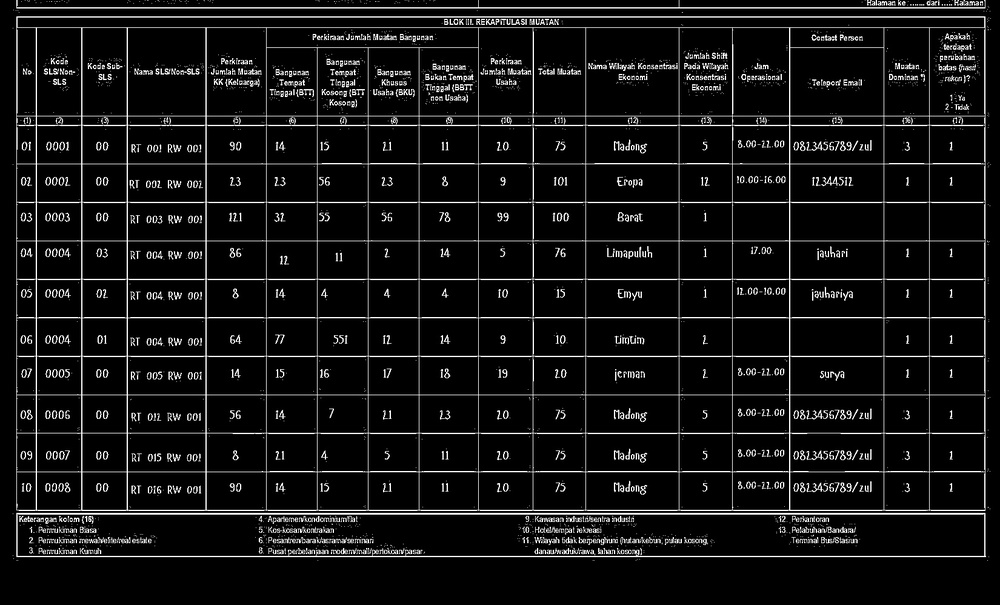
#> input picture experiments/results/stage3_blok3_final.jpg, 1000 x 605 px, shrunk from 1650 x 998 before the run
$ python test_batch_ocr.py
#> lines starting #> are read from the running program, lines starting #| are printed output that depends on the picture; after the words box and inside, x2 and y2 are one past the last pixel; in counts of white or black regions, pixels touching at a corner belong together
### experiments/stage4_cell_segmentation/test_hybrid_segmentation.py
"""
Test Stage 4: Cell Segmentation with Hybrid Approach

Hybrid Method:
1. Detect header row with Tesseract (get column positions)
2. Detect horizontal lines (get row positions)
3. Create grid from detected positions
4. Extract cells

Fast (~1s) + Accurate for fixed templates!
"""

import sys
import time
from pathlib import Path
import cv2
import numpy as np

# Add project root to path
project_root = Path(__file__).parent.parent.parent
sys.path.insert(0, str(project_root))


def detect_horizontal_lines(image: np.ndarray, min_line_length: int = 100) -> list:
    """
    Detect horizontal lines in table using morphological operations

    Returns list of y-coordinates for horizontal lines
    """
    # Convert to grayscale if needed
    if len(image.shape) == 3:
        gray = cv2.cvtColor(image, cv2.COLOR_BGR2GRAY)
    else:
        gray = image.copy()

    # Invert if needed (lines should be black)
    if np.mean(gray) > 127:
        gray = cv2.bitwise_not(gray)

    # Horizontal kernel
    horizontal_kernel = cv2.getStructuringElement(cv2.MORPH_RECT, (min_line_length, 1))

    # Detect horizontal lines
    horizontal_lines = cv2.morphologyEx(gray, cv2.MORPH_OPEN, horizontal_kernel, iterations=2)

    # Find contours
    contours, _ = cv2.findContours(horizontal_lines, cv2.RETR_EXTERNAL, cv2.CHAIN_APPROX_SIMPLE)

    # Extract y-coordinates
    y_positions = []
    for contour in contours:
        x, y, w, h = cv2.boundingRect(contour)
        if w > min_line_length:  # Filter short lines
            y_positions.append(y)

    # Sort and remove duplicates
    y_positions = sorted(set(y_positions))

    return y_positions


def detect_vertical_lines(image: np.ndarray, min_line_length: int = 50) -> list:
    """
    Detect vertical lines in table using morphological operations

    Returns list of x-coordinates for vertical lines
    """
    # Convert to grayscale if needed
    if len(image.shape) == 3:
        gray = cv2.cvtColor(image, cv2.COLOR_BGR2GRAY)
    else:
        gray = image.copy()

    # Invert if needed (lines should be black)
    if np.mean(gray) > 127:
        gray = cv2.bitwise_not(gray)

    # Vertical kernel
    vertical_kernel = cv2.getStructuringElement(cv2.MORPH_RECT, (1, min_line_length))

    # Detect vertical lines
    vertical_lines = cv2.morphologyEx(gray, cv2.MORPH_OPEN, vertical_kernel, iterations=2)

    # Find contours
    contours, _ = cv2.findContours(vertical_lines, cv2.RETR_EXTERNAL, cv2.CHAIN_APPROX_SIMPLE)

    # Extract x-coordinates
    x_positions = []
    for contour in contours:
        x, y, w, h = cv2.boundingRect(contour)
        if h > min_line_length:  # Filter short lines
            x_positions.append(x)

    # Sort and remove duplicates
    x_positions = sorted(set(x_positions))

    return x_positions


def extract_cells_from_grid(image: np.ndarray, row_lines: list, col_lines: list, margin: int = 5):
    """
    Extract cells based on detected grid lines

    Args:
        image: Table image
        row_lines: Y-coordinates of horizontal lines
        col_lines: X-coordinates of vertical lines
        margin: Margin to avoid borders (pixels)

    Returns:
        Dictionary of {(row, col): cell_image}
    """
    cells = {}

    # Create cells from grid
    for row_idx in range(len(row_lines) - 1):
        y1 = row_lines[row_idx]
        y2 = row_lines[row_idx + 1]

        for col_idx in range(len(col_lines) - 1):
            x1 = col_lines[col_idx]
            x2 = col_lines[col_idx + 1]

            # Add margin to avoid borders
            cell = image[y1+margin:y2-margin, x1+margin:x2-margin]

            # Only save non-empty cells
            if cell.size > 0:
                cells[(row_idx, col_idx)] = cell

    return cells


# [152 lines left out: function test_hybrid_segmentation, not called in this run]


# [3 lines that do not run on import are left out]

### experiments/stage5_ocr/test_batch_ocr.py
"""
Test Stage 5: OCR per Cell with Hybrid Strategy

Strategy: Empty Detection + Batch Tesseract
1. Quick scan to detect empty cells (~2.5s)
2. Batch OCR for filled cells (~3-5s)
3. Map results back to positions (~0.1s)

Total time: ~6-8s for 255 cells!
"""

import sys
import time
from pathlib import Path
import cv2
import numpy as np
import pytesseract

# Add project root to path
project_root = Path(__file__).parent.parent.parent
sys.path.insert(0, str(project_root))

# Import from previous stages
from experiments.stage4_cell_segmentation.test_hybrid_segmentation import (
    detect_horizontal_lines,
    detect_vertical_lines,
    extract_cells_from_grid
)


def is_cell_empty(cell_image: np.ndarray, threshold: float = 0.02) -> bool:
    """
    Quick check if cell is empty (mostly white)

    Args:
        cell_image: Cell image (grayscale or BGR)
        threshold: Max ratio of dark pixels to consider empty

    Returns:
        True if cell appears empty
    """
    if cell_image.size == 0:
        return True

    # Convert to grayscale if needed
    if len(cell_image.shape) == 3:
        gray = cv2.cvtColor(cell_image, cv2.COLOR_BGR2GRAY)
    else:
        gray = cell_image

    # Count dark pixels (text is dark)
    dark_pixels = np.sum(gray < 128)
    total_pixels = gray.size

    ratio = dark_pixels / total_pixels

    return ratio < threshold


def batch_ocr_cells(cells: list, cell_positions: list) -> dict:
    """
    Batch OCR multiple cells at once

    Args:
        cells: List of cell images
        cell_positions: List of (row, col) positions

    Returns:
        Dict {(row, col): text}
    """
    if not cells:
        return {}

    # Arrange cells in a grid for batch processing
    # Simple approach: stack vertically with separators

    separator_height = 20
    max_width = max(cell.shape[1] for cell in cells)

    # Pad cells to same width and stack
    padded_cells = []
    for cell in cells:
        if len(cell.shape) == 2:
            cell = cv2.cvtColor(cell, cv2.COLOR_GRAY2BGR)

        # Pad to max width
        if cell.shape[1] < max_width:
            pad_width = max_width - cell.shape[1]
            cell = cv2.copyMakeBorder(cell, 0, 0, 0, pad_width,
                                     cv2.BORDER_CONSTANT, value=(255, 255, 255))

        padded_cells.append(cell)

        # Add separator
        separator = np.ones((separator_height, max_width, 3), dtype=np.uint8) * 255
        padded_cells.append(separator)

    # Stack all cells
    batch_image = np.vstack(padded_cells)

    # OCR the entire batch
    try:
        # Set Tesseract path for Windows
        import os
        if os.name == 'nt':
            tesseract_path = r"C:\Program Files\Tesseract-OCR\tesseract.exe"
            if os.path.exists(tesseract_path):
                pytesseract.pytesseract.tesseract_cmd = tesseract_path

        # Get detailed OCR data
        data = pytesseract.image_to_data(
            batch_image,
            output_type=pytesseract.Output.DICT,
            config='--psm 6'  # Uniform block of text
        )

        # Map results back to cells
        results = {}
        current_y = 0
        cell_idx = 0

        for i, cell in enumerate(cells):
            cell_height = cell.shape[0]
            cell_bottom = current_y + cell_height

            # Extract text in this cell's Y range
            cell_texts = []
            for j in range(len(data['text'])):
                text = data['text'][j].strip()
                conf = int(data['conf'][j])
                y = data['top'][j]

                if conf > 30 and text and current_y <= y < cell_bottom:
                    cell_texts.append(text)

            # Combine texts for this cell
            combined_text = ' '.join(cell_texts)
            results[cell_positions[i]] = combined_text

            # Move to next cell (cell + separator)
            current_y = cell_bottom + separator_height

        return results

    except Exception as e:
        print(f"  ⚠️  Batch OCR error: {e}")
        # Fallback: return empty results
        return {pos: "" for pos in cell_positions}


def test_batch_ocr():
    """Test Stage 5 with batch OCR strategy"""

    print('='*60)
    print('STAGE 5: BATCH OCR WITH EMPTY DETECTION')
    print('='*60)

    overall_start = time.time()

    # Step 1: Load table image (reuse Stage 3 output)
    print('\n[Step 1] Loading table image...')
    image_path = project_root / 'experiments' / 'results' / 'stage3_blok3_final.jpg'

    if not image_path.exists():
        print(f'  ✗ ERROR: {image_path} not found')
        return False

    image = cv2.imread(str(image_path))
#> image is the input picture: shape (605, 1000, 3); min 0, max 255, mean 19.7
    print(f'  ✓ Image loaded: {image.shape}')
#|   ✓ Image loaded: (605, 1000, 3)

    # Step 2: Get cells (reuse Stage 4 logic)
    print('\n[Step 2] Extracting cells...')
    start = time.time()

    h_lines = detect_horizontal_lines(image, min_line_length=image.shape[1] // 3)
#> in detect_horizontal_lines, `horizontal_lines = cv2.morphologyEx(gray, cv2.MORPH_OPEN, horizontal_k..`:
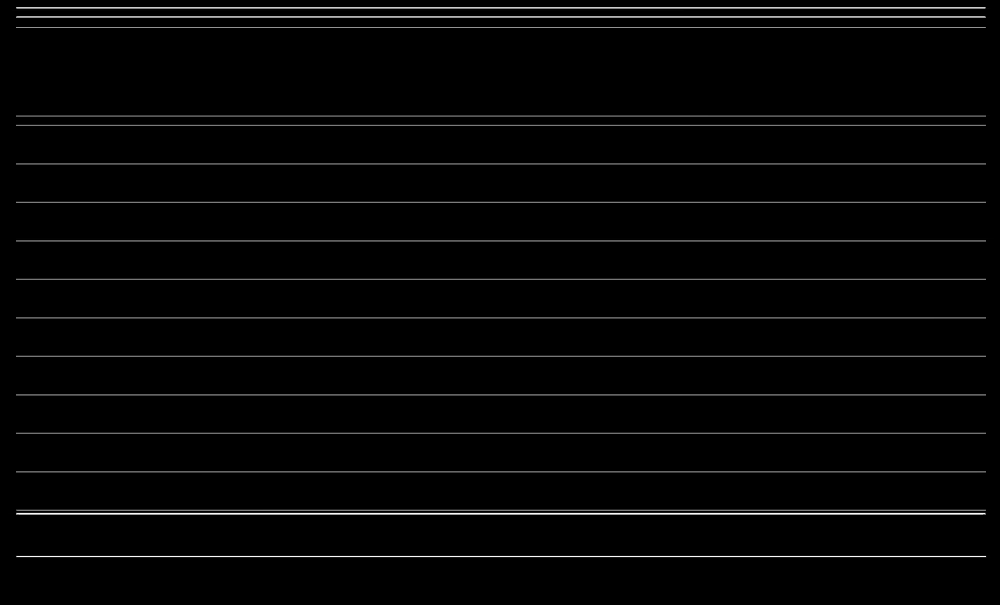
#> horizontal_lines: shape (605, 1000); min 0, max 249, mean 5.6
#> in detect_horizontal_lines, `contours, _ = cv2.findContours(horizontal_lines, cv2.RETR_EXTERNAL, cv..`: contours = 21 contours, 5 with area under 20; largest, box (x1, y1, x2, y2) and area: (12, 555, 991, 558) 1951, (8, 512, 988, 515) 1941, (16, 509, 991, 511) 972, (16, 115, 990, 117) 970, (16, 317, 989, 319) 970
#> the loop in detect_horizontal_lines, `for contour in contours:` made 21 passes
#> (contour, x, y, w, h) on passes 4, 5, 6, 7, 8, 10, 12, 15, 17, 19: ([[202, 474], [985, 474]], 202, 474, 784, 1), ([[16, 471], [16, 472], [985, 472], [985, 471]], 16, 471, 970, 2), ([[16, 432], [16, 433], [985, 433], [985, 432]], 16, 432, 970, 2), ([[16, 394], [16, 395], [985, 395], [985, 394]], 16, 394, 970, 2), ([[16, 355], [16, 356], [985, 356], [985, 355]], 16, 355, 970, 2), ([[16, 278], [16, 279], [985, 279], [985, 278]], 16, 278, 970, 2), ([[16, 238], [993, 238]], 16, 238, 978, 1), ([[16, 124], [16, 125], [985, 125], [985, 124]], 16, 124, 970, 2), ([[16, 27], [985, 27]], 16, 27, 970, 1), ([[16, 14], [986, 14]], 16, 14, 971, 1)
#> (x, y, w, h) on passes 1, 2, 3, 9, 11, 13: (12, 555, 979, 3), (8, 512, 980, 3), (16, 509, 975, 2), (16, 317, 973, 2), (16, 240, 973, 2), (16, 201, 972, 2)
#> after the loop in detect_horizontal_lines, `for contour in contours:`: y_positions = [555, 512, 509, 474, 471, 432, 394, 355, 317, 278, 240, 238, 201, 163, 124, 115, 27, 16, 14, 10, 7]
#> in detect_horizontal_lines, `y_positions = sorted(set(y_positions))`: y_positions = [7, 10, 14, 16, 27, 115, 124, 163, 201, 238, 240, 278, 317, 355, 394, 432, 471, 474, 509, 512, 555]
#> h_lines has the same summary as y_positions in detect_horizontal_lines
    v_lines = detect_vertical_lines(image, min_line_length=image.shape[0] // 5)
#> in detect_vertical_lines, `vertical_lines = cv2.morphologyEx(gray, cv2.MORPH_OPEN, vertical_kerne..`:
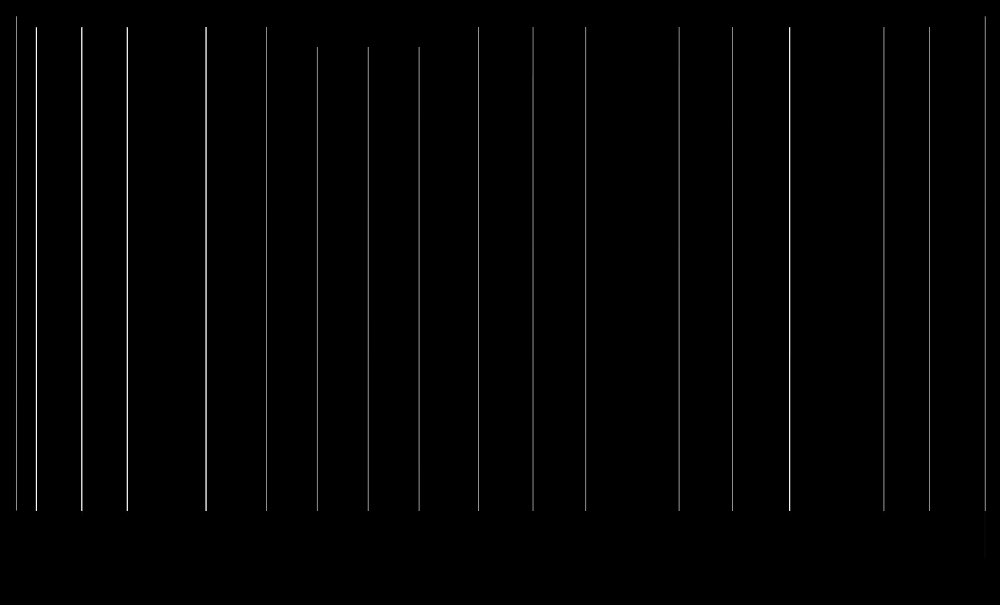
#> vertical_lines: shape (605, 1000); min 0, max 250, mean 2.8
#> in detect_vertical_lines, `contours, _ = cv2.findContours(vertical_lines, cv2.RETR_EXTERNAL, cv2...`: contours = 20 contours, 7 with area under 20; largest, box (x1, y1, x2, y2) and area: (984, 16, 986, 561) 544, (789, 25, 791, 517) 488, (883, 24, 885, 515) 486, (585, 25, 587, 511) 484, (678, 25, 680, 515) 484
#> the loop in detect_vertical_lines, `for contour in contours:` made 20 passes
#> (contour, x, y, w, h) on passes 1, 2, 6, 7, 8, 11, 12, 17, 18, 19: ([[792, 149], [792, 411]], 792, 149, 1, 263), ([[418, 47], [418, 510], [419, 510], [419, 47]], 418, 47, 2, 464), ([[532, 26], [532, 510], [533, 510], [533, 27]], 532, 26, 2, 485), ([[478, 26], [478, 514]], 478, 26, 1, 489), ([[929, 25], [929, 514]], 929, 25, 1, 490), ([[585, 25], [585, 510], [586, 510], [586, 26]], 585, 25, 2, 486), ([[266, 25], [266, 515]], 266, 25, 1, 491), ([[732, 24], [732, 510]], 732, 24, 1, 487), ([[984, 16], [984, 560], [985, 559], [985, 16]], 984, 16, 2, 545), ([[14, 15], [14, 558]], 14, 15, 1, 544)
#> (x, y, w, h) on passes 3, 4, 5, 9, 10, 13: (316, 47, 2, 469), (367, 44, 2, 467), (81, 27, 2, 488), (789, 25, 2, 492), (678, 25, 2, 490), (205, 25, 2, 486)
#> after the loop in detect_vertical_lines, `for contour in contours:`: x_positions = [792, 418, 316, 367, 81, 532, 478, 929, 789, 678, 585, 266, 205, 126, 35, 883, 732, 984, 14, 16]
#> in detect_vertical_lines, `x_positions = sorted(set(x_positions))`: x_positions = [14, 16, 35, 81, 126, 205, 266, 316, 367, 418, 478, 532, 585, 678, 732, 789, 792, 883, 929, 984]
#> v_lines has the same summary as x_positions in detect_vertical_lines
    cells = extract_cells_from_grid(image, h_lines, v_lines, margin=5)
#> the loop in extract_cells_from_grid, `for row_idx in range(len(row_lines) - 1):` made 20 passes
#> (y1, y2) on passes 1 to 12: (7, 10), (10, 14), (14, 16), (16, 27), (27, 115), (115, 124), (124, 163), (163, 201), (201, 238), (238, 240), (240, 278), (278, 317)
#> after the loop in extract_cells_from_grid, `for row_idx in range(len(row_lines) - 1):`: cells = 221 items
#> cells = 221 items

    extract_time = time.time() - start
    print(f'  ✓ Extracted {len(cells)} cells in {extract_time:.2f}s')
#|   ✓ Extracted 221 cells in 0.11s

    # Step 3: Quick empty detection
    print('\n[Step 3] Detecting empty cells...')
    start = time.time()

    empty_cells = []
    filled_cells = []
    filled_positions = []

    for position, cell_img in cells.items():
        if is_cell_empty(cell_img):
            empty_cells.append(position)
        else:
            filled_cells.append(cell_img)
            filled_positions.append(position)
#> this loop made 221 passes
#> (position, dark_pixels in is_cell_empty, total_pixels in is_cell_empty, ratio in is_cell_empty) on passes 1 to 3: ((3, 1), 9, 9, 1), ((3, 2), 36, 36, 1), ((3, 3), 35, 35, 1)
#> after the loop, empty_cells = []; filled_cells = 221 items; filled_positions = 221 pairs, first value 3 to 19, second value 1 to 18

    empty_time = time.time() - start

    print(f'  ✓ Scanned {len(cells)} cells in {empty_time:.2f}s')
#|   ✓ Scanned 221 cells in 0.04s
    print(f'  Empty cells: {len(empty_cells)}')
#|   Empty cells: 0
    print(f'  Filled cells: {len(filled_cells)}')
#|   Filled cells: 221
    print(f'  Skip ratio: {len(empty_cells)/len(cells)*100:.1f}%')
#|   Skip ratio: 0.0%

    # Step 4: Batch OCR for filled cells
    print('\n[Step 4] Batch OCR for filled cells...')
    start = time.time()

    if filled_cells:
        ocr_results = batch_ocr_cells(filled_cells, filled_positions)
#> in batch_ocr_cells, `max_width = max(cell.shape[1] for cell in cells)`: max_width = 83
#> the loop in batch_ocr_cells, `for cell in cells:` made 221 passes
#> pad_width on passes 1, 2, 3, 4, 5, 6, 7, 8, 9, 10, 11, 13: 74, 47, 48, 14, 32, 43, 42, 42, 33, 39, 40, 39
#> after the loop in batch_ocr_cells, `for cell in cells:`: pad_width = 38; padded_cells = 442 items
    else:
        ocr_results = {}

    ocr_time = time.time() - start

    print(f'  ✓ OCR completed in {ocr_time:.2f}s')
    print(f'  Processed: {len(filled_cells)} cells')
    print(f'  Speed: {len(filled_cells)/ocr_time:.1f} cells/second')

    # Step 5: Combine results
    print('\n[Step 5] Combining results...')

    all_results = {}

    # Add empty cells
    for pos in empty_cells:
        all_results[pos] = ""

    # Add OCR results
    for pos, text in ocr_results.items():
        all_results[pos] = text

    print(f'  ✓ Total results: {len(all_results)}')

    # Step 6: Sample results
    print('\n[Step 6] Sample OCR results...')

    sample_positions = [
        (0, 0), (0, 1), (0, 2),  # Header row
        (1, 0), (1, 1), (1, 2),  # First data row
        (5, 5), (5, 6),          # Middle cells
    ]

    for pos in sample_positions:
        if pos in all_results:
            text = all_results[pos]
            status = "empty" if text == "" else f'"{text}"'
            print(f'  Cell {pos}: {status}')

    # Step 7: Save results
    print('\n[Step 7] Saving results...')

    results_dir = project_root / 'experiments' / 'results'
    results_dir.mkdir(exist_ok=True)

    # Save as JSON
    import json

    # Convert tuple keys to strings for JSON
    json_results = {f"{row},{col}": text for (row, col), text in all_results.items()}

    json_path = results_dir / 'stage5_ocr_results.json'
    with open(json_path, 'w', encoding='utf-8') as f:
        json.dump(json_results, f, indent=2, ensure_ascii=False)

    print(f'  ✓ Results saved: {json_path.name}')

    # Save statistics
    stats = {
        'total_cells': len(cells),
        'empty_cells': len(empty_cells),
        'filled_cells': len(filled_cells),
        'skip_ratio': f'{len(empty_cells)/len(cells)*100:.1f}%',
        'time': {
            'extraction': f'{extract_time:.2f}s',
            'empty_detection': f'{empty_time:.2f}s',
            'ocr': f'{ocr_time:.2f}s',
            'total': f'{time.time() - overall_start:.2f}s'
        }
    }

    stats_path = results_dir / 'stage5_statistics.json'
    with open(stats_path, 'w', encoding='utf-8') as f:
        json.dump(stats, f, indent=2)

    print(f'  ✓ Statistics saved: {stats_path.name}')

    # Total time
    total_time = time.time() - overall_start

    print(f'\n' + '='*60)
    print('BATCH OCR RESULTS')
    print('='*60)
    print(f'Total time: {total_time:.2f}s ⚡')
    print(f'  - Cell extraction:  {extract_time:.2f}s')
    print(f'  - Empty detection:  {empty_time:.2f}s')
    print(f'  - Batch OCR:        {ocr_time:.2f}s')
    print(f'\nEfficiency:')
    print(f'  Total cells:   {len(cells)}')
    print(f'  Empty (skip):  {len(empty_cells)} ({len(empty_cells)/len(cells)*100:.1f}%)')
    print(f'  OCR processed: {len(filled_cells)}')
    print(f'  Speed:         {len(filled_cells)/ocr_time if ocr_time > 0 else 0:.1f} cells/s')
    print(f'\nOutputs:')
    print(f'  Results: {json_path.name}')
    print(f'  Stats:   {stats_path.name}')
    print('='*60)

    return True


if __name__ == '__main__':
#> (the run stopped early here; a loop or call above may not have finished)
